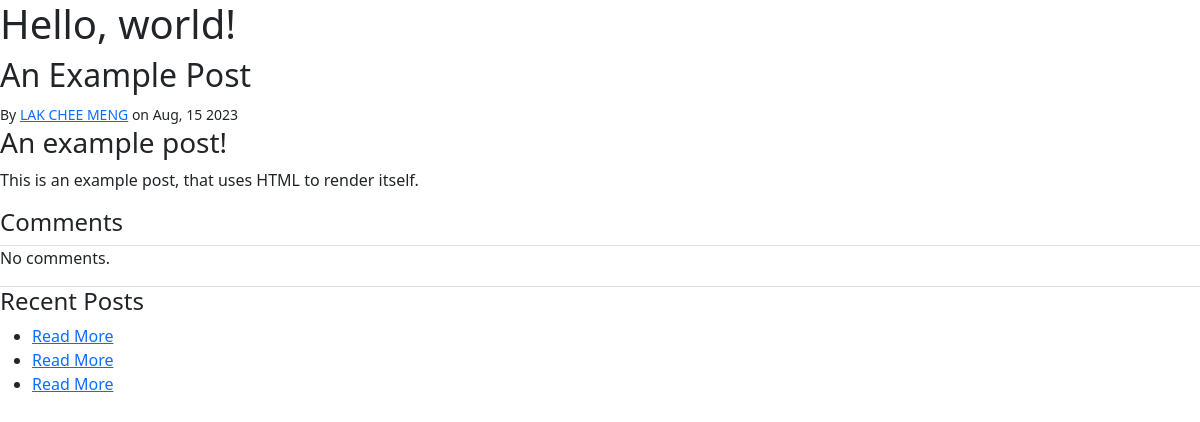
The page /post/an-example-post/ on the database as committed earlier.
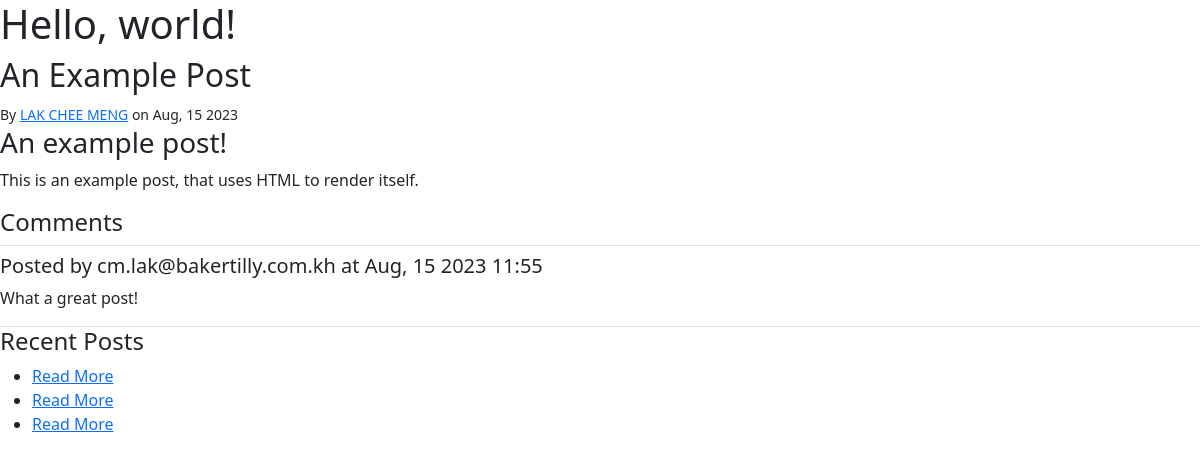
The same page on the database as committed later.
### blog/models.py (models this page shows, shortened)
class Post(models.Model):
    author = models.ForeignKey(settings.AUTH_USER_MODEL,on_delete=models.PROTECT)
    created_at = models.DateTimeField(auto_now_add=True)
    modified_at = models.DateTimeField(auto_now=True)
    published_at = models.DateTimeField(blank=True, null=True)
    title = models.TextField(max_length=100)
    slug = models.SlugField()
    summary = models.TextField(max_length=500)
    content = models.TextField()
    tags = models.ManyToManyField(Tag, related_name="posts")
    comments = GenericRelation(Comment)

class Comment(models.Model):
	creator = models.ForeignKey(settings.AUTH_USER_MODEL,on_delete=models.CASCADE)
	content = models.TextField()
	content_type = models.ForeignKey(ContentType,on_delete=models.CASCADE)
	object_id = models.PositiveIntegerField()
	content_object = GenericForeignKey("content_type","object_id")
	created_at = models.DateTimeField(auto_now_add=True)
	modified_at = models.DateTimeField(auto_now=True)

### blog/views.py (the view)
# urls.py: path("post/<slug>/", blog.views.post_detail, name="blog-post-detail") ,
def post_detail(request, slug):
    post = get_object_or_404(Post, slug=slug)
    if request.user.is_active:
        if request.method == "POST":
            comment_form = CommentForm(request.POST)
            if comment_form.is_valid():
                comment = comment_form.save(commit=False)
                comment.content_object = post
                comment.creator = request.user
                comment.save()
                return redirect(request.path_info)
        else:
            comment_form = CommentForm()
    else:
        comment_form = None
    return render(request, "blog/post-detail.html", {"post": post,"comment_form": comment_form})

### blog/templatetags/blog_extras.py (called while the page is built)
@register.filter
def author_details(author, current_user=None):
    if not isinstance(author, user_model):
        return ""
    if author == current_user:
        return format_html("<strong>me</strong>")
    if author.first_name and author.last_name:
        name = f"{author.first_name} {author.last_name}"
    else:
        name = f"{author.username}"
    if author.email:
        prefix = format_html('<a href="mailto:{}">',author.email)
        suffix = format_html("</a>")
    else:
        prefix = ""
        suffix = ""
    return format_html('{}{}{}', prefix, name, suffix)

@register.simple_tag
def row(extra_classes=''):
    return format_html('<div class="row {}">', extra_classes)

@register.simple_tag
def endrow():
    return format_html("</div>")

@register.simple_tag
def col(extra_classes=''):
    return format_html('<div class="col {}">',extra_classes)

@register.simple_tag
def endcol():
    return format_html('</div>')

@register.inclusion_tag("blog/post-list.html")
def recent_posts(post):
    posts = Post.objects.exclude(pk=post.pk)[:5]
    return {"title": "Recent Posts", "posts": posts}

### templates/blog/post-detail.html
{% extends "base.html" %}
{% load blog_extras %}
{% block content %}
<h2>{{ post.title }}</h2>
{% row %}
    <div class="col">
        {% include "blog/post-byline.html" %}
    </div>
{% endrow %}
{% row %}
    <div class="col">
        {{ post.content|safe }}
    </div>
{% endrow %}
{% include "blog/post-comments.html" %}
{% row %}
    {% col %}
        {% recent_posts post %}
    {% endcol %}
{% endrow %}
{% endblock %}

### templates/blog/post-comments.html (shortened to what this page needs)
{% load blog_extras %}
{% load blog_extras crispy_forms_tags %}
<h4>Comments</h4>
{% for comment in post.comments.all %}
{% row "border-top pt-2" %}
    {% col %}
        <h5>Posted by {{ comment.creator }} at {{comment.created_at|date:"M, d Y h:i" }}</h5>
    {% endcol %}
{% endrow %}
{% row "border-bottom" %}
    {% col %}
        <p>{{ comment.content }}</p>
    {% endcol %}
{% endrow %}
{% empty %}
{% row "border-top border-bottom" %}
    {% col %}
        <p>No comments.</p>
    {% endcol %}
{% endrow %}
{% endfor %}

### templates/blog/post-list.html
<h4>{{ title }}</h4>
<ul>
{% for post in posts %}
    <li><a href="{% url "blog-post-detail" post.slug %}">Read More</a></li>
{% endfor %}
</ul>

Rows that differ between the two databases and show on the page:
added Comment: creator "cm.lak@bakertilly.com.kh", created_at "Aug, 15 2023 11:55", content "What a great post!"
Other text that changed with them:
text no longer shown: "No comments."
